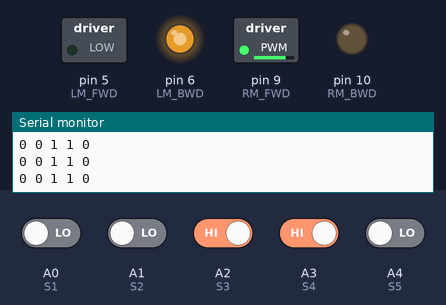
A sketch run on a simulated Arduino Uno, built with avr-gcc and run on an emulated ATmega328P. On the bench: switched loads named in the sketch (green lamp = pin HIGH), output pins drawn as LEDs (lit = HIGH), the last lines printed to the serial monitor. The test bench sets the inputs (shaded band); at power-on: A2 (S3), A3 (S4) HIGH, A0 (S1), A1 (S2), A4 (S5) LOW.

Above: at 1.4 s.
1.5 s: A0 (S1) driven HIGH
At 2.4 s:
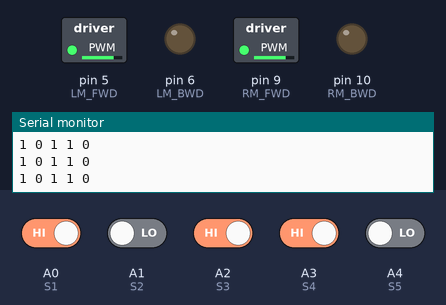
3.0 s: A2 (S3) driven LOW
At 4.0 s:
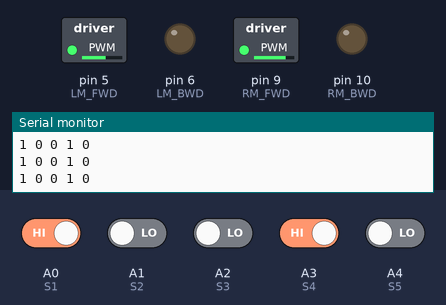
4.5 s: A2 (S3) driven HIGH
At 5.1 s:
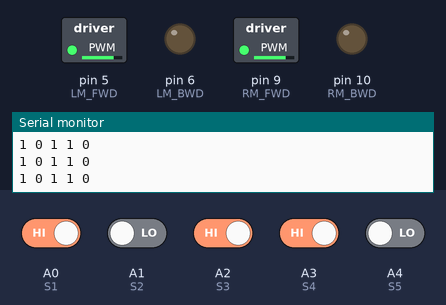
7.5 s: A3 (S4) driven LOW
At 8.7 s:
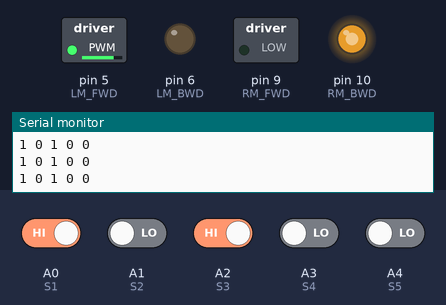
9.0 s: A2 (S3) driven LOW
At 10.1 s:
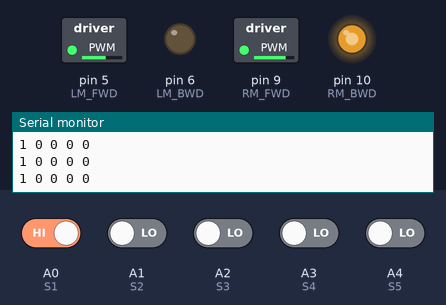
10.5 s: A4 (S5) driven HIGH
At 11.2 s:
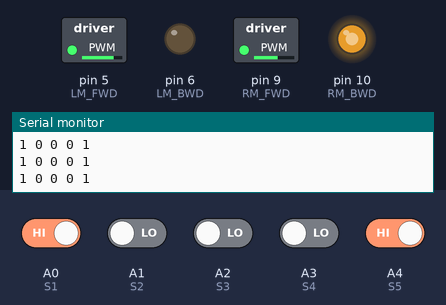
Timing chart, 0 to 13.0 s (numbered marks = the images above; inputs shaded):
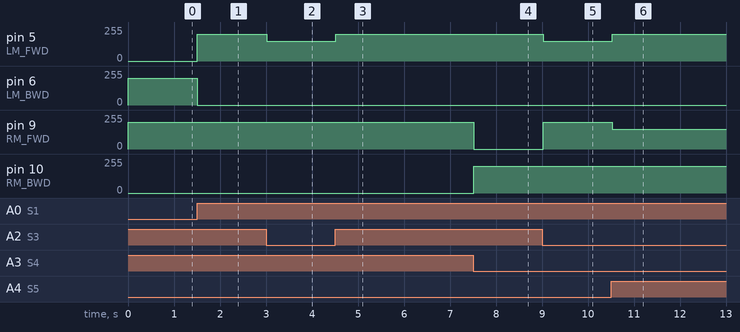

The sketch:

maze_solver.ino
```cpp
// Motor driver pins
const int LM_FWD = 5;
const int LM_BWD = 6;
const int RM_FWD = 9;
const int RM_BWD = 10;

// IR sensor pins (5-channel)
const int S1 = A0; // Left-most (L2)
const int S2 = A1; // Left (L1)
const int S3 = A2; // Center (C)
const int S4 = A3; // Right (R1)
const int S5 = A4; // Right-most (R2)

void setup() {
  pinMode(LM_FWD, OUTPUT);
  pinMode(LM_BWD, OUTPUT);
  pinMode(RM_FWD, OUTPUT);
  pinMode(RM_BWD, OUTPUT);

  pinMode(S1, INPUT);
  pinMode(S2, INPUT);
  pinMode(S3, INPUT);
  pinMode(S4, INPUT);
  pinMode(S5, INPUT);

  Serial.begin(9600);
}

void loop() {
  // Read sensor values
  int s1 = digitalRead(S1);
  int s2 = digitalRead(S2);
  int s3 = digitalRead(S3);
  int s4 = digitalRead(S4);
  int s5 = digitalRead(S5);

  // For debugging
  Serial.print(s1); Serial.print(" ");
  Serial.print(s2); Serial.print(" ");
  Serial.print(s3); Serial.print(" ");
  Serial.print(s4); Serial.print(" ");
  Serial.println(s5);

  // Maze navigation logic
  if (s1 == HIGH && s2 == HIGH && s3 == LOW && s4 == HIGH && s5 == HIGH) {
    moveForward();  // Perfectly centered
  }
  else if (s3 == LOW && s4 == LOW && s5 == HIGH) {
    slightRight();
  }
  else if (s3 == LOW && s2 == LOW && s1 == HIGH) {
    slightLeft();
  }
  else if (s4 == LOW && s5 == LOW) {
    hardRight();
  }
  else if (s1 == LOW && s2 == LOW) {
    hardLeft();
  }
  else if (s1 == LOW && s2 == LOW && s3 == LOW && s4 == LOW && s5 == LOW) {
    crossJunction();
  }
  else if (s1 == HIGH && s2 == HIGH && s3 == HIGH && s4 == HIGH && s5 == HIGH) {
    turnAround(); // Dead end
  }
  else {
    moveForward(); // Default
  }
}

// Motor functions
void moveForward() {
  analogWrite(LM_FWD, 200);
  analogWrite(LM_BWD, 0);
  analogWrite(RM_FWD, 200);
  analogWrite(RM_BWD, 0);
}

void slightLeft() {
  analogWrite(LM_FWD, 150);
  analogWrite(RM_FWD, 200);
}

void slightRight() {
  analogWrite(LM_FWD, 200);
  analogWrite(RM_FWD, 150);
}

void hardLeft() {
  analogWrite(LM_FWD, 0);
  analogWrite(LM_BWD, 200);
  analogWrite(RM_FWD, 200);
  analogWrite(RM_BWD, 0);
  delay(300);
}

void hardRight() {
  analogWrite(LM_FWD, 200);
  analogWrite(LM_BWD, 0);
  analogWrite(RM_FWD, 0);
  analogWrite(RM_BWD, 200);
  delay(300);
}

void turnAround() {
  analogWrite(LM_FWD, 200);
  analogWrite(LM_BWD, 0);
  analogWrite(RM_FWD, 0);
  analogWrite(RM_BWD, 200);
  delay(600); // Adjust as needed
}

void crossJunction() {
  moveForward();
  delay(300);
}
```

Measured:
- after the input at 1.5 s, pin 5 (LM_FWD): 0/255 → 200/255 at once; pin 6 (LM_BWD): 200/255 → 0/255 at once
- after the input at 3.0 s, pin 5 (LM_FWD): 200/255 → 150/255 at once
- after the input at 4.5 s, pin 5 (LM_FWD): 150/255 → 200/255 at once
- after the input at 7.5 s, pin 9 (RM_FWD): 200/255 → 0/255 at once; pin 10 (RM_BWD): 0/255 → 200/255 at once
- after the input at 9.0 s, pin 5 (LM_FWD): 200/255 → 150/255 at once; pin 9 (RM_FWD): 0/255 → 200/255 at once
- after the input at 10.5 s, pin 5 (LM_FWD): 150/255 → 200/255 at once; pin 9 (RM_FWD): 200/255 → 150/255 at once
